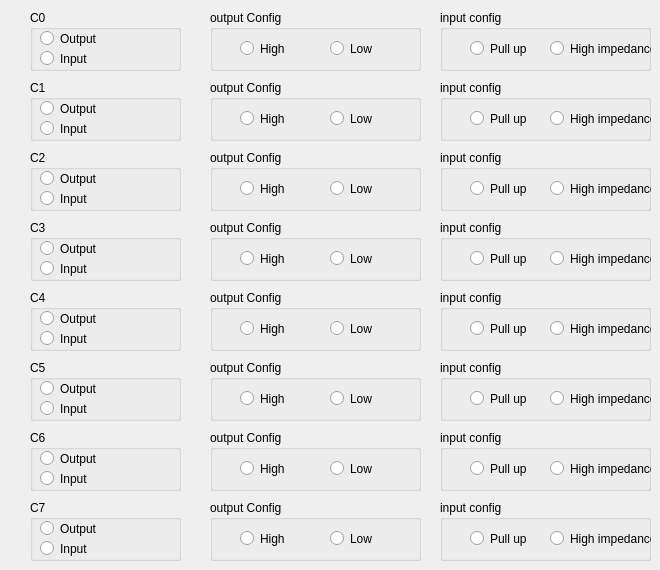
     <widget class="QWidget" name="PortC">
      <property name="enabled">
       <bool>true</bool>
      </property>
      <property name="acceptDrops">
       <bool>false</bool>
      </property>
      <attribute name="title">
       <string>PORT-C</string>
      </attribute>
      <widget class="QGroupBox" name="BoxC6">
       <property name="geometry">
        <rect>
         <x>30</x>
         <y>430</y>
         <width>151</width>
         <height>61</height>
        </rect>
       </property>
       <property name="title">
        <string>C6</string>
       </property>
       <widget class="QRadioButton" name="outputC6">
        <property name="geometry">
         <rect>
          <x>10</x>
          <y>20</y>
          <width>82</width>
          <height>17</height>
         </rect>
        </property>
        <property name="text">
         <string>Output</string>
        </property>
       </widget>
       <widget class="QRadioButton" name="inputC6">
        <property name="geometry">
         <rect>
          <x>10</x>
          <y>40</y>
          <width>82</width>
          <height>17</height>
         </rect>
        </property>
        <property name="text">
         <string>Input</string>
        </property>
       </widget>
      </widget>
      <widget class="QGroupBox" name="BoxC2">
       <property name="geometry">
        <rect>
         <x>30</x>
         <y>150</y>
         <width>151</width>
         <height>61</height>
        </rect>
       </property>
       <property name="title">
        <string>C2</string>
       </property>
       <widget class="QRadioButton" name="outputC2">
        <property name="geometry">
         <rect>
          <x>10</x>
          <y>20</y>
          <width>82</width>
          <height>17</height>
         </rect>
        </property>
        <property name="text">
         <string>Output</string>
        </property>
       </widget>
       <widget class="QRadioButton" name="inputC2">
        <property name="geometry">
         <rect>
          <x>10</x>
          <y>40</y>
          <width>82</width>
          <height>17</height>
         </rect>
        </property>
        <property name="text">
         <string>Input</string>
        </property>
       </widget>
      </widget>
      <widget class="QGroupBox" name="outputConfigC0">
       <property name="enabled">
        <bool>true</bool>
       </property>
       <property name="geometry">
        <rect>
         <x>210</x>
         <y>10</y>
         <width>211</width>
         <height>61</height>
        </rect>
       </property>
       <property name="title">
        <string>output Config</string>
       </property>
       <widget class="QRadioButton" name="highC0">
        <property name="geometry">
         <rect>
          <x>30</x>
          <y>30</y>
          <width>82</width>
          <height>17</height>
         </rect>
        </property>
        <property name="text">
         <string>High</string>
        </property>
       </widget>
       <widget class="QRadioButton" name="lowC0">
        <property name="geometry">
         <rect>
          <x>120</x>
          <y>30</y>
          <width>82</width>
          <height>17</height>
         </rect>
        </property>
        <property name="text">
         <string>Low</string>
        </property>
       </widget>
      </widget>
      <widget class="QGroupBox" name="BoxC5">
       <property name="geometry">
        <rect>
         <x>30</x>
         <y>360</y>
         <width>151</width>
         <height>61</height>
        </rect>
       </property>
       <property name="title">
        <string>C5</string>
       </property>
       <widget class="QRadioButton" name="outputC5">
        <property name="geometry">
         <rect>
          <x>10</x>
          <y>20</y>
          <width>82</width>
          <height>17</height>
         </rect>
        </property>
        <property name="text">
         <string>Output</string>
        </property>
       </widget>
       <widget class="QRadioButton" name="inputC5">
        <property name="geometry">
         <rect>
          <x>10</x>
          <y>40</y>
          <width>82</width>
          <height>17</height>
         </rect>
        </property>
        <property name="text">
         <string>Input</string>
        </property>
       </widget>
      </widget>
      <widget class="QGroupBox" name="BoxC4">
       <property name="geometry">
        <rect>
         <x>30</x>
         <y>290</y>
         <width>151</width>
         <height>61</height>
        </rect>
       </property>
       <property name="title">
        <string>C4</string>
       </property>
       <widget class="QRadioButton" name="outputC4">
        <property name="geometry">
         <rect>
          <x>10</x>
          <y>20</y>
          <width>82</width>
          <height>17</height>
         </rect>
        </property>
        <property name="text">
         <string>Output</string>
        </property>
       </widget>
       <widget class="QRadioButton" name="inputC4">
        <property name="geometry">
         <rect>
          <x>10</x>
          <y>40</y>
          <width>82</width>
          <height>17</height>
         </rect>
        </property>
        <property name="text">
         <string>Input</string>
        </property>
       </widget>
      </widget>
      <widget class="QGroupBox" name="inputConfidC2">
       <property name="geometry">
        <rect>
         <x>440</x>
         <y>150</y>
         <width>211</width>
         <height>61</height>
        </rect>
       </property>
       <property name="title">
        <string>input config</string>
       </property>
       <widget class="QRadioButton" name="pul_upC2">
        <property name="geometry">
         <rect>
          <x>30</x>
          <y>30</y>
          <width>82</width>
          <height>17</height>
         </rect>
        </property>
        <property name="text">
         <string>Pull up</string>
        </property>
       </widget>
       <widget class="QRadioButton" name="high_impedenceC2">
        <property name="geometry">
         <rect>
          <x>110</x>
          <y>30</y>
          <width>101</width>
          <height>17</height>
         </rect>
        </property>
        <property name="text">
         <string>High impedance</string>
        </property>
       </widget>
      </widget>
      <widget class="QGroupBox" name="outputConfigC3">
       <property name="enabled">
        <bool>true</bool>
       </property>
       <property name="geometry">
        <rect>
         <x>210</x>
         <y>220</y>
         <width>211</width>
         <height>61</height>
        </rect>
       </property>
       <property name="title">
        <string>output Config</string>
       </property>
       <widget class="QRadioButton" name="highC3">
        <property name="geometry">
         <rect>
          <x>30</x>
          <y>30</y>
          <width>82</width>
          <height>17</height>
         </rect>
        </property>
        <property name="text">
         <string>High</string>
        </property>
       </widget>
       <widget class="QRadioButton" name="lowC3">
        <property name="geometry">
         <rect>
          <x>120</x>
          <y>30</y>
          <width>82</width>
          <height>17</height>
         </rect>
        </property>
        <property name="text">
         <string>Low</string>
        </property>
       </widget>
      </widget>
      <widget class="QGroupBox" name="inputConfidC6">
       <property name="geometry">
        <rect>
         <x>440</x>
         <y>430</y>
         <width>211</width>
         <height>61</height>
        </rect>
       </property>
       <property name="title">
        <string>input config</string>
       </property>
       <widget class="QRadioButton" name="pul_upC6">
        <property name="geometry">
         <rect>
          <x>30</x>
          <y>30</y>
          <width>82</width>
          <height>17</height>
         </rect>
        </property>
        <property name="text">
         <string>Pull up</string>
        </property>
       </widget>
       <widget class="QRadioButton" name="high_impedenceC6">
        <property name="geometry">
         <rect>
          <x>110</x>
          <y>30</y>
          <width>101</width>
          <height>17</height>
         </rect>
        </property>
        <property name="text">
         <string>High impedance</string>
        </property>
       </widget>
      </widget>
      <widget class="QGroupBox" name="outputConfigC5">
       <property name="enabled">
        <bool>true</bool>
       </property>
       <property name="geometry">
        <rect>
         <x>210</x>
         <y>360</y>
         <width>211</width>
         <height>61</height>
        </rect>
       </property>
       <property name="title">
        <string>output Config</string>
       </property>
       <widget class="QRadioButton" name="highC5">
        <property name="geometry">
         <rect>
          <x>30</x>
          <y>30</y>
          <width>82</width>
          <height>17</height>
         </rect>
        </property>
        <property name="text">
         <string>High</string>
        </property>
       </widget>
       <widget class="QRadioButton" name="lowC5">
        <property name="geometry">
         <rect>
          <x>120</x>
          <y>30</y>
          <width>82</width>
          <height>17</height>
         </rect>
        </property>
        <property name="text">
         <string>Low</string>
        </property>
       </widget>
      </widget>
      <widget class="QGroupBox" name="BoxC7">
       <property name="geometry">
        <rect>
         <x>30</x>
         <y>500</y>
         <width>151</width>
         <height>61</height>
        </rect>
       </property>
       <property name="title">
        <string>C7</string>
       </property>
       <widget class="QRadioButton" name="outputC7">
        <property name="geometry">
         <rect>
          <x>10</x>
          <y>20</y>
          <width>82</width>
          <height>17</height>
         </rect>
        </property>
        <property name="text">
         <string>Output</string>
        </property>
       </widget>
       <widget class="QRadioButton" name="inputC7">
        <property name="geometry">
         <rect>
          <x>10</x>
          <y>40</y>
          <width>82</width>
          <height>17</height>
         </rect>
        </property>
        <property name="text">
         <string>Input</string>
        </property>
       </widget>
      </widget>
      <widget class="QGroupBox" name="inputConfidC5">
       <property name="geometry">
        <rect>
         <x>440</x>
         <y>360</y>
         <width>211</width>
         <height>61</height>
        </rect>
       </property>
       <property name="title">
        <string>input config</string>
       </property>
       <widget class="QRadioButton" name="pul_upC5">
        <property name="geometry">
         <rect>
          <x>30</x>
          <y>30</y>
          <width>82</width>
          <height>17</height>
         </rect>
        </property>
        <property name="text">
         <string>Pull up</string>
        </property>
       </widget>
       <widget class="QRadioButton" name="high_impedenceC5">
        <property name="geometry">
         <rect>
          <x>110</x>
          <y>30</y>
          <width>101</width>
          <height>17</height>
         </rect>
        </property>
        <property name="text">
         <string>High impedance</string>
        </property>
       </widget>
      </widget>
      <widget class="QGroupBox" name="BoxC3">
       <property name="geometry">
        <rect>
         <x>30</x>
         <y>220</y>
         <width>151</width>
         <height>61</height>
        </rect>
       </property>
       <property name="title">
        <string>C3</string>
       </property>
       <widget class="QRadioButton" name="outputC3">
        <property name="geometry">
         <rect>
          <x>10</x>
          <y>20</y>
          <width>82</width>
          <height>17</height>
         </rect>
        </property>
        <property name="text">
         <string>Output</string>
        </property>
       </widget>
       <widget class="QRadioButton" name="inputC3">
        <property name="geometry">
         <rect>
          <x>10</x>
          <y>40</y>
          <width>82</width>
          <height>17</height>
         </rect>
        </property>
        <property name="text">
         <string>Input</string>
        </property>
       </widget>
      </widget>
      <widget class="QGroupBox" name="inputConfidC0">
       <property name="geometry">
        <rect>
         <x>440</x>
         <y>10</y>
         <width>211</width>
         <height>61</height>
        </rect>
       </property>
       <property name="title">
        <string>input config</string>
       </property>
       <widget class="QRadioButton" name="pul_upC0">
        <property name="geometry">
         <rect>
          <x>30</x>
          <y>30</y>
          <width>82</width>
          <height>17</height>
         </rect>
        </property>
        <property name="text">
         <string>Pull up</string>
        </property>
       </widget>
       <widget class="QRadioButton" name="high_impedenceC0">
        <property name="geometry">
         <rect>
          <x>110</x>
          <y>30</y>
          <width>101</width>
          <height>17</height>
         </rect>
        </property>
        <property name="text">
         <string>High impedance</string>
        </property>
       </widget>
      </widget>
      <widget class="QGroupBox" name="outputConfigC2">
       <property name="enabled">
        <bool>true</bool>
       </property>
       <property name="geometry">
        <rect>
         <x>210</x>
         <y>150</y>
         <width>211</width>
         <height>61</height>
        </rect>
       </property>
       <property name="title">
        <string>output Config</string>
       </property>
       <widget class="QRadioButton" name="highC2">
        <property name="geometry">
         <rect>
          <x>30</x>
          <y>30</y>
          <width>82</width>
          <height>17</height>
         </rect>
        </property>
        <property name="text">
         <string>High</string>
        </property>
       </widget>
       <widget class="QRadioButton" name="lowC2">
        <property name="geometry">
         <rect>
          <x>120</x>
          <y>30</y>
          <width>82</width>
          <height>17</height>
         </rect>
        </property>
        <property name="text">
         <string>Low</string>
        </property>
       </widget>
      </widget>
      <widget class="QGroupBox" name="BoxC0">
       <property name="geometry">
        <rect>
         <x>30</x>
         <y>10</y>
         <width>151</width>
         <height>61</height>
        </rect>
       </property>
       <property name="title">
        <string>C0</string>
       </property>
       <widget class="QRadioButton" name="outputC0">
        <property name="geometry">
         <rect>
          <x>10</x>
          <y>20</y>
          <width>82</width>
          <height>17</height>
         </rect>
        </property>
        <property name="text">
         <string>Output</string>
        </property>
       </widget>
       <widget class="QRadioButton" name="inputC0">
        <property name="geometry">
         <rect>
          <x>10</x>
          <y>40</y>
          <width>82</width>
          <height>17</height>
         </rect>
        </property>
        <property name="text">
         <string>Input</string>
        </property>
       </widget>
      </widget>
      <widget class="QGroupBox" name="BoxC1">
       <property name="geometry">
        <rect>
         <x>30</x>
         <y>80</y>
         <width>151</width>
         <height>61</height>
        </rect>
       </property>
       <property name="title">
        <string>C1</string>
       </property>
       <widget class="QRadioButton" name="outputC1">
        <property name="geometry">
         <rect>
          <x>10</x>
          <y>20</y>
          <width>82</width>
          <height>17</height>
         </rect>
        </property>
        <property name="text">
         <string>Output</string>
        </property>
       </widget>
       <widget class="QRadioButton" name="inputC1">
        <property name="geometry">
         <rect>
          <x>10</x>
          <y>40</y>
          <width>82</width>
          <height>17</height>
         </rect>
        </property>
        <property name="text">
         <string>Input</string>
        </property>
       </widget>
      </widget>
      <widget class="QGroupBox" name="inputConfidC1">
       <property name="geometry">
        <rect>
         <x>440</x>
         <y>80</y>
         <width>211</width>
         <height>61</height>
        </rect>
       </property>
       <property name="title">
        <string>input config</string>
       </property>
       <widget class="QRadioButton" name="pul_upC1">
        <property name="geometry">
         <rect>
          <x>30</x>
          <y>30</y>
          <width>82</width>
          <height>17</height>
         </rect>
        </property>
        <property name="text">
         <string>Pull up</string>
        </property>
       </widget>
       <widget class="QRadioButton" name="high_impedenceC1">
        <property name="geometry">
         <rect>
          <x>110</x>
          <y>30</y>
          <width>101</width>
          <height>17</height>
         </rect>
        </property>
        <property name="text">
         <string>High impedance</string>
        </property>
       </widget>
      </widget>
      <widget class="QGroupBox" name="inputConfidC4">
       <property name="geometry">
        <rect>
         <x>440</x>
         <y>290</y>
         <width>211</width>
         <height>61</height>
        </rect>
       </property>
       <property name="title">
        <string>input config</string>
       </property>
       <widget class="QRadioButton" name="pul_upC4">
        <property name="geometry">
         <rect>
          <x>30</x>
          <y>30</y>
          <width>82</width>
          <height>17</height>
         </rect>
        </property>
        <property name="text">
         <string>Pull up</string>
        </property>
       </widget>
       <widget class="QRadioButton" name="high_impedenceC4">
        <property name="geometry">
         <rect>
          <x>110</x>
          <y>30</y>
          <width>101</width>
          <height>17</height>
         </rect>
        </property>
        <property name="text">
         <string>High impedance</string>
        </property>
       </widget>
      </widget>
      <widget class="QGroupBox" name="outputConfigC1">
       <property name="enabled">
        <bool>true</bool>
       </property>
       <property name="geometry">
        <rect>
         <x>210</x>
         <y>80</y>
         <width>211</width>
         <height>61</height>
        </rect>
       </property>
       <property name="title">
        <string>output Config</string>
       </property>
       <widget class="QRadioButton" name="highC1">
        <property name="geometry">
         <rect>
          <x>30</x>
          <y>30</y>
          <width>82</width>
          <height>17</height>
         </rect>
        </property>
        <property name="text">
         <string>High</string>
        </property>
       </widget>
       <widget class="QRadioButton" name="lowC1">
        <property name="geometry">
         <rect>
          <x>120</x>
          <y>30</y>
          <width>82</width>
          <height>17</height>
         </rect>
        </property>
        <property name="text">
         <string>Low</string>
        </property>
       </widget>
      </widget>
      <widget class="QGroupBox" name="inputConfidC7">
       <property name="geometry">
        <rect>
         <x>440</x>
         <y>500</y>
         <width>211</width>
         <height>61</height>
        </rect>
       </property>
       <property name="title">
        <string>input config</string>
       </property>
       <widget class="QRadioButton" name="pul_upC7">
        <property name="geometry">
         <rect>
          <x>30</x>
          <y>30</y>
          <width>82</width>
          <height>17</height>
         </rect>
        </property>
        <property name="text">
         <string>Pull up</string>
        </property>
       </widget>
       <widget class="QRadioButton" name="high_impedenceC7">
        <property name="geometry">
         <rect>
          <x>110</x>
          <y>30</y>
          <width>101</width>
          <height>17</height>
         </rect>
        </property>
        <property name="text">
         <string>High impedance</string>
        </property>
       </widget>
      </widget>
      <widget class="QGroupBox" name="outputConfigC6">
       <property name="enabled">
        <bool>true</bool>
       </property>
       <property name="geometry">
        <rect>
         <x>210</x>
         <y>430</y>
         <width>211</width>
         <height>61</height>
        </rect>
       </property>
       <property name="title">
        <string>output Config</string>
       </property>
       <widget class="QRadioButton" name="highC6">
        <property name="geometry">
         <rect>
          <x>30</x>
          <y>30</y>
          <width>82</width>
          <height>17</height>
         </rect>
        </property>
        <property name="text">
         <string>High</string>
        </property>
       </widget>
       <widget class="QRadioButton" name="lowC6">
        <property name="geometry">
         <rect>
          <x>120</x>
          <y>30</y>
          <width>82</width>
          <height>17</height>
         </rect>
        </property>
        <property name="text">
         <string>Low</string>
        </property>
       </widget>
      </widget>
      <widget class="QGroupBox" name="outputConfigC4">
       <property name="enabled">
        <bool>true</bool>
       </property>
       <property name="geometry">
        <rect>
         <x>210</x>
         <y>290</y>
         <width>211</width>
         <height>61</height>
        </rect>
       </property>
       <property name="title">
        <string>output Config</string>
       </property>
       <widget class="QRadioButton" name="highC4">
        <property name="geometry">
         <rect>
          <x>30</x>
          <y>30</y>
          <width>82</width>
          <height>17</height>
         </rect>
        </property>
        <property name="text">
         <string>High</string>
        </property>
       </widget>
       <widget class="QRadioButton" name="lowC4">
        <property name="geometry">
         <rect>
          <x>120</x>
          <y>30</y>
          <width>82</width>
          <height>17</height>
         </rect>
        </property>
        <property name="text">
         <string>Low</string>
        </property>
       </widget>
      </widget>
      <widget class="QGroupBox" name="outputConfigC7">
       <property name="enabled">
        <bool>true</bool>
       </property>
       <property name="geometry">
        <rect>
         <x>210</x>
         <y>500</y>
         <width>211</width>
         <height>61</height>
        </rect>
       </property>
       <property name="title">
        <string>output Config</string>
       </property>
       <widget class="QRadioButton" name="highC7">
        <property name="geometry">
         <rect>
          <x>30</x>
          <y>30</y>
          <width>82</width>
          <height>17</height>
         </rect>
        </property>
        <property name="text">
         <string>High</string>
        </property>
       </widget>
       <widget class="QRadioButton" name="lowC7">
        <property name="geometry">
         <rect>
          <x>120</x>
          <y>30</y>
          <width>82</width>
          <height>17</height>
         </rect>
        </property>
        <property name="text">
         <string>Low</string>
        </property>
       </widget>
      </widget>
      <widget class="QGroupBox" name="inputConfidC3">
       <property name="geometry">
        <rect>
         <x>440</x>
         <y>220</y>
         <width>211</width>
         <height>61</height>
        </rect>
       </property>
       <property name="title">
        <string>input config</string>
       </property>
       <widget class="QRadioButton" name="pul_upC3">
        <property name="geometry">
         <rect>
          <x>30</x>
          <y>30</y>
          <width>82</width>
          <height>17</height>
         </rect>
        </property>
        <property name="text">
         <string>Pull up</string>
        </property>
       </widget>
       <widget class="QRadioButton" name="high_impedenceC3">
        <property name="geometry">
         <rect>
          <x>110</x>
          <y>30</y>
          <width>101</width>
          <height>17</height>
         </rect>
        </property>
        <property name="text">
         <string>High impedance</string>
        </property>
       </widget>
      </widget>
     </widget>
